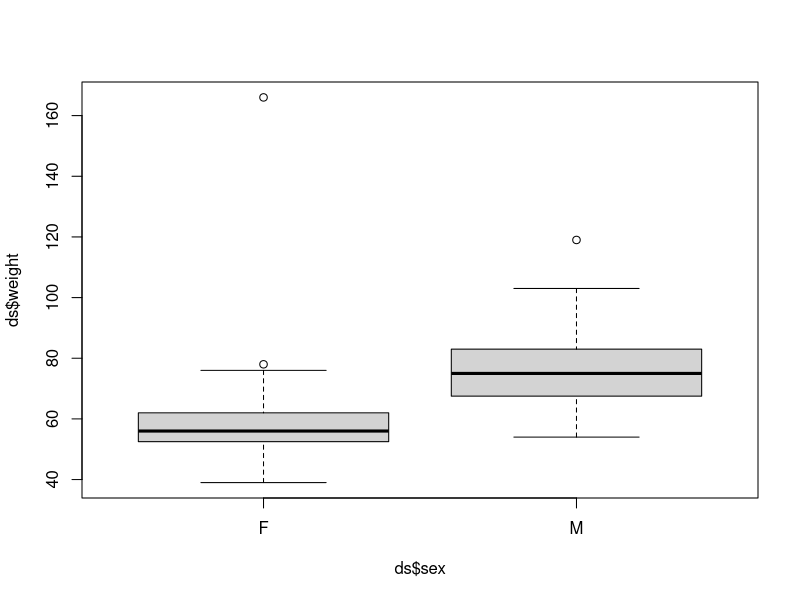
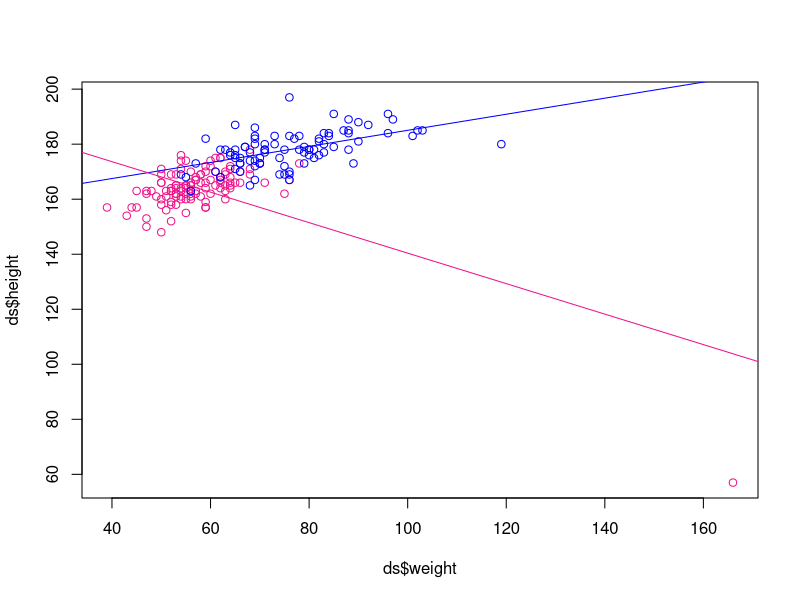
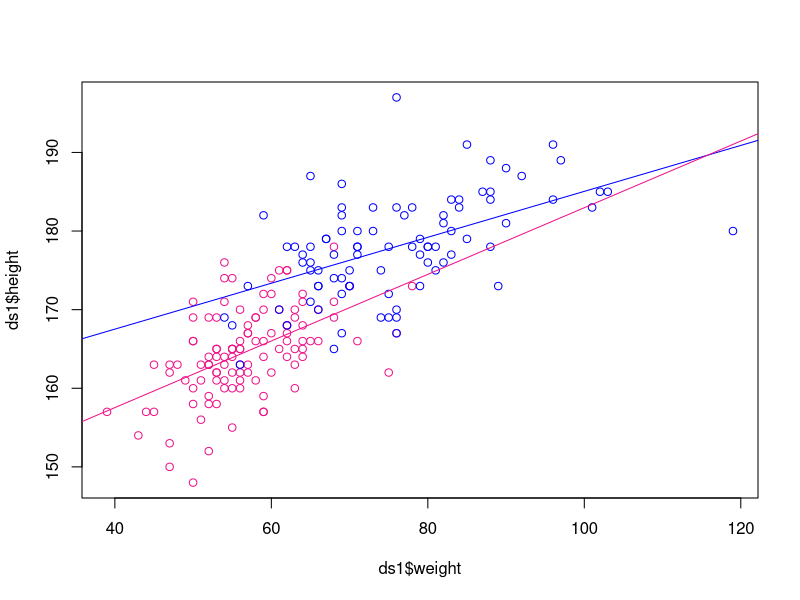

Write the R code that produced these figures, in order.
#### EXERCICIS 1 #### 
# A partir del conjunt de dades "Davis"...
if (!require("car")) {
  install.packages("car")
  library("car")
}
ds <- Davis
help("Davis",package="car")


# 1- Quin tipus de dades tenim?
class(ds)

# 2- Quins camps/columnes conté? A quin tipus de dades correspon cada una de elles?
str(ds)

# 3- Quin és el pes mitjà i pes mitjà autoinformat? I per cada gènere?
mean(ds$weight)
mean(ds$repwt,na.rm=TRUE)

aggregate(ds$weight,list(ds$sex),mean)
aggregate(ds$repwt,list(ds$sex),mean,na.rm=TRUE)

# 4- Quin és la mitjana de les diferències entre pes i pes autoinformat?
mean(ds$weight-ds$repwt,na.rm=TRUE)
mean(ds[!is.na(ds$repwt),"weight"])-mean(ds$repwt,na.rm=TRUE)

# 5- Feu un diagrama de caixa per al pes d'homes i de dones
boxplot(ds$weight~ds$sex)

# 6- Quantes dones hi ha en el conjunt de dades? I homes?
sum(ds$sex=="F")
sum(ds$sex=="M")
table(ds$sex)

# 7- Quin és l'individu que presenta un IMC més baix? I el més alt?
# NOTA: L'IMC es calcula com pes (en kg) entre alçada (en m) al quadrat
ds$imc <- ds$weight / (ds$height / 100) ^ 2
sort(ds$imc)
min(ds$imc)
max(ds$imc)
ds[which.max(ds$imc),]
max(ds$imc[-12])

# 8- Quin és la mitjana de les diferències entre pes i pes autoinformat per
# per a les dones? I per als homes?
dsF <- ds[ds$sex=="F",]
mean(dsF$weight-dsF$repwt,na.rm=TRUE)

dsM <- ds[ds$sex=="M",]
mean(dsM$weight-dsM$repwt,na.rm=TRUE)

# 9- Quin és la mitjana de les diferències entre pes i pes autoinformat
# per a les dones que pesen més que la mediana? I per a les que pesen menys?
weightFmed <- median(dsF$weight)
dsFM <- dsF[dsF$weight>weightFmed,]
dsFm <- dsF[dsF$weight<weightFmed,]

mean(dsFM$weight-dsFM$repwt,na.rm=TRUE)
mean(dsFm$weight-dsFm$repwt,na.rm=TRUE)

# 10- Feu un diagrama de dispersió de l'alçada i del pes, de manera que les dades 
# d'homes i de dones surtin de colors diferents. Afegiu la recta de regressió.
plot(ds$weight,ds$height,type="n")
points(ds$weight[ds$sex=="F"],ds$height[ds$sex=="F"],col="deeppink2")
points(ds$weight[ds$sex=="M"],ds$height[ds$sex=="M"],col="blue")
abline(lm(height~weight,data=ds[ds$sex=="M",]),col="blue")
abline(lm(height~weight,data=ds[ds$sex=="F",]),col="deeppink2")

ds1 <- ds[-12,]
plot(ds1$weight,ds1$height,type="n")
points(ds1$weight[ds1$sex=="F"],ds1$height[ds1$sex=="F"],col="deeppink2")
points(ds1$weight[ds1$sex=="M"],ds1$height[ds1$sex=="M"],col="blue")
abline(lm(height~weight,data=ds1[ds1$sex=="M",]),col="blue")
abline(lm(height~weight,data=ds1[ds1$sex=="F",]),col="deeppink2")
